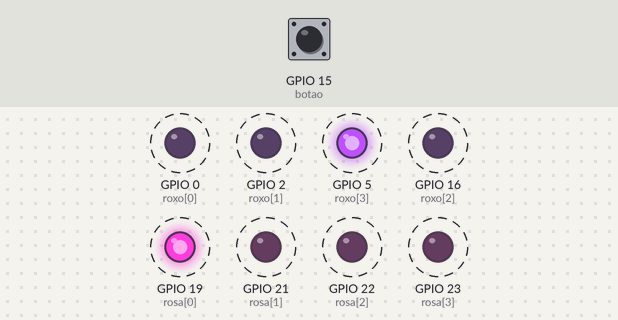
A sketch run on a simulated ESP32. Parts: output pins drawn as LEDs (lit = HIGH). Dashed ring = blinking. Inputs (shaded band) come from the test bench; at power-on: GPIO 15 (botao) HIGH.

Above: at 2.8 s.
2.9 s: GPIO 15 (botao) pulled LOW for 1.2 s
At 3.12 s:
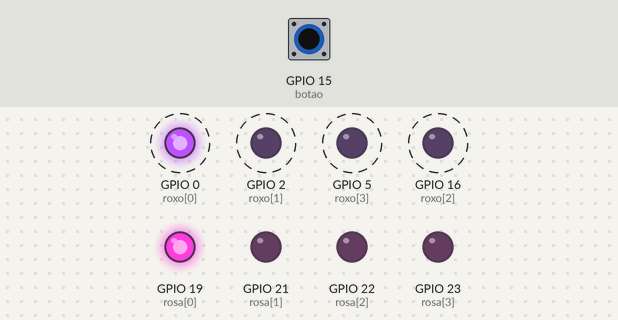
6.4 s: GPIO 15 (botao) pulled LOW for 3.2 s
At 6.62 s:
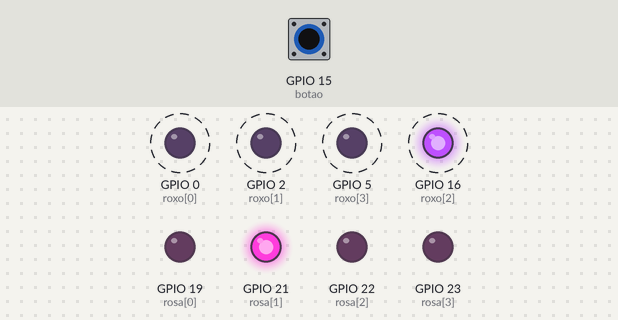
Timing chart, 0 to 17.1 s (numbered marks = the images above; inputs shaded):
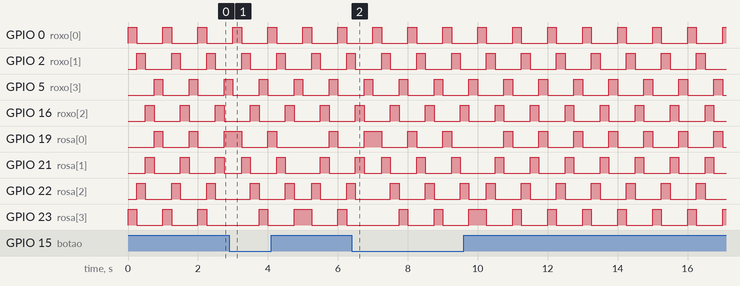

Measured:
- by itself, GPIO 0 (roxo[0]), GPIO 2 (roxo[1]), GPIO 5 (roxo[3]), GPIO 16 (roxo[2]): alternates HIGH for 0.25 s and LOW for 0.75 s

The sketch:

sketch.ino
```cpp
#define leds 4
#define botao 15

int roxo[leds] = {0, 2, 16, 5};
int rosa[leds] = {19, 21, 22, 23};


void setup() {
  for (int i = 0; i < leds; i++) {
    pinMode(roxo[i], OUTPUT);
    pinMode(rosa[i], OUTPUT);
  }
  pinMode(botao, INPUT_PULLUP);
}

void loop() {
  while (digitalRead(botao) == HIGH) {
    for (int i = 0; i < leds; i++) {
      digitalWrite(roxo[i], HIGH);
      digitalWrite(rosa[leds - 1 - i], HIGH);
      delay(250);
      digitalWrite(roxo[i], LOW);
      digitalWrite(rosa[leds - 1 - i], LOW);
    }
  }
  for (int i = 0; i < leds; i++){
    digitalWrite(roxo[i], HIGH);
    digitalWrite(rosa[i], HIGH);
    delay(250);
    digitalWrite(roxo[i], LOW);
    digitalWrite(rosa[i], LOW);
  }
}
```
